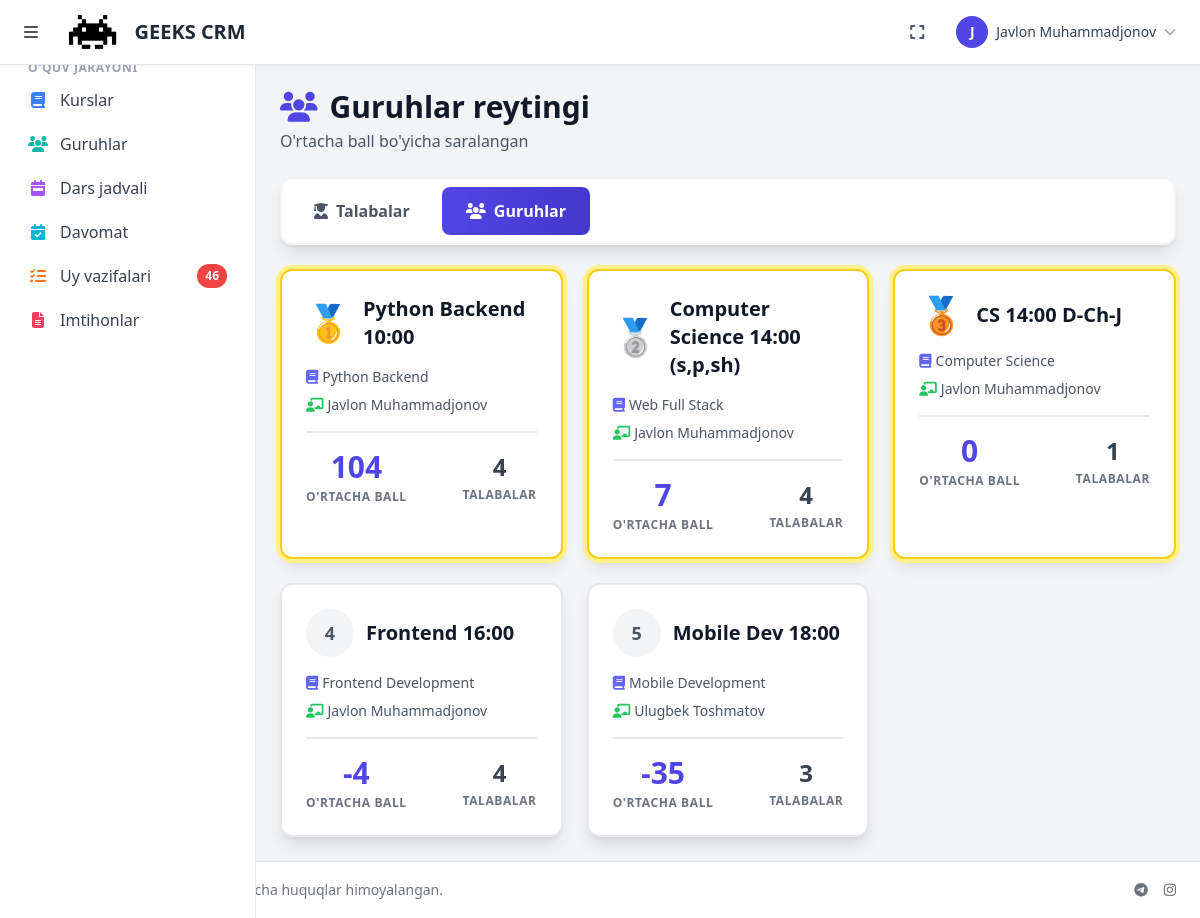
Before: /gamification/ranking/groups/ (signed in) with the older database file.
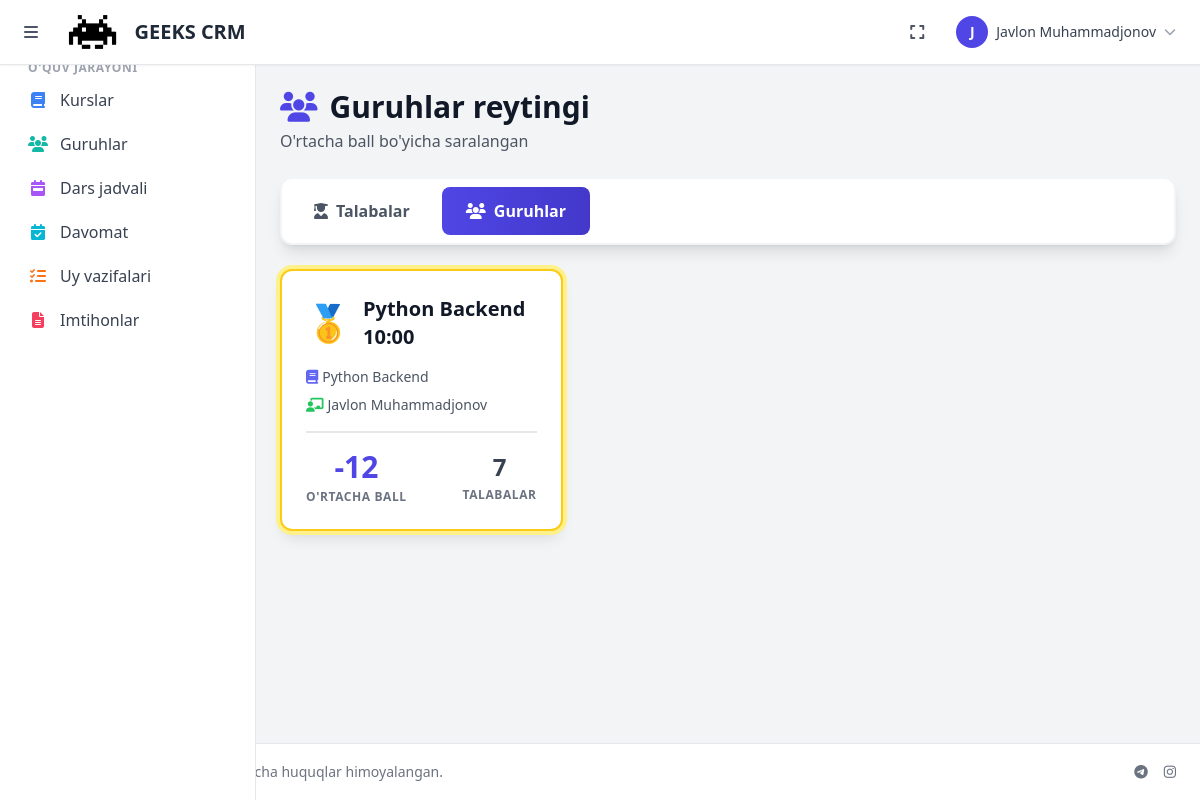
After: the same page with the newer database file.
### courses/models.py (models this page shows, shortened)
class Group(models.Model):
    SCHEDULE_CHOICES = [
        ('odd', 'Toq kunlar'),
        ('even', 'Juft kunlar'),
        ('daily', 'Har kuni'),
    ]
    course = models.ForeignKey(Course, on_delete=models.CASCADE, related_name='groups')
    name = models.CharField(max_length=200)
    mentor = models.ForeignKey(User, on_delete=models.SET_NULL, null=True, blank=True,
                              related_name='mentor_groups', limit_choices_to={'role': 'mentor'})
    room = models.ForeignKey(Room, on_delete=models.SET_NULL, null=True, blank=True, related_name='groups')
    students = models.ManyToManyField(User, related_name='student_groups', blank=True,
                                     limit_choices_to={'role': 'student'})
    schedule_type = models.CharField(max_length=10, choices=SCHEDULE_CHOICES, default='odd')
    start_time = models.TimeField()
    end_time = models.TimeField()
    capacity = models.IntegerField(default=20)
    is_active = models.BooleanField(default=True)
    created_at = models.DateTimeField(auto_now_add=True)
    updated_at = models.DateTimeField(auto_now=True)
    class Meta:
        verbose_name = 'Guruh'
        verbose_name_plural = 'Guruhlar'
        ordering = ['course', 'name']

class Course(models.Model):
    name = models.CharField(max_length=200)
    description = models.TextField(blank=True, null=True)
    branch = models.ForeignKey(Branch, on_delete=models.CASCADE, related_name='courses')
    duration_weeks = models.IntegerField(default=12)  # Haftalar soni
    price = models.DecimalField(max_digits=10, decimal_places=2, default=0.00)
    is_active = models.BooleanField(default=True)
    created_at = models.DateTimeField(auto_now_add=True)
    updated_at = models.DateTimeField(auto_now=True)
    class Meta:
        verbose_name = 'Kurs'
        verbose_name_plural = 'Kurslar'
        ordering = ['name']
        indexes = [
            models.Index(fields=['is_active', 'branch']),
        ]

### accounts/models.py (models this page shows, shortened)
class User(AbstractUser):
    ROLE_CHOICES = [
        ('admin', 'Administrator'),
        ('manager', 'Menejer'),
        ('mentor', 'Mentor'),
        ('student', "O'quvchi"),
        ('accountant', 'Buxgalter'),
        ('sales', 'Sotuvchi'),
        ('sales_manager', 'Sotuvchilar menejeri'),
    ]
    role = models.CharField(max_length=20, choices=ROLE_CHOICES, default='student', verbose_name='Rol')
    phone = models.CharField(max_length=20, blank=True, null=True, verbose_name='Telefon')
    telegram_id = models.BigIntegerField(blank=True, null=True, unique=True, verbose_name='Telegram ID')
    telegram_username = models.CharField(max_length=100, blank=True, null=True, verbose_name='Telegram username')
    avatar = models.ImageField(upload_to='avatars/', blank=True, null=True, verbose_name='Avatar')
    is_active = models.BooleanField(default=True, verbose_name='Faol')
    created_at = models.DateTimeField(auto_now_add=True, verbose_name='Yaratilgan sana')
    updated_at = models.DateTimeField(auto_now=True, verbose_name='Yangilangan sana')
    class Meta:
        verbose_name = 'Foydalanuvchi'
        verbose_name_plural = 'Foydalanuvchilar'
        ordering = ['-created_at']
        indexes = [
            models.Index(fields=['role', 'is_active']),
            models.Index(fields=['telegram_id']),
            models.Index(fields=['created_at']),
        ]
    def get_full_name(self):
        return f"{self.first_name} {self.last_name}"
    @property
    def is_admin(self):
        return self.role == 'admin' or self.is_superuser
    @property
    def is_mentor(self):
        return self.role == 'mentor'

### gamification/views.py (the view)
# urls.py: path('ranking/groups/', views.GroupsRankingView.as_view(), name='groups_ranking'),
class GroupsRankingView(LoginRequiredMixin, TemplateView):
    template_name = 'gamification/groups_ranking.html'
    def get_context_data(self, **kwargs):
        context = super().get_context_data(**kwargs)
        groups = Group.objects.filter(is_active=True).select_related('course', 'mentor')
        group_data = []
        for group in groups:
            avg_points = StudentPoints.objects.filter(group=group).aggregate(
                avg=Avg('total_points')
            )['avg'] or 0
            group_data.append({
                'group': group,
                'avg_points': avg_points,
                'student_count': group.students.count()
            })
        group_data.sort(key=lambda x: x['avg_points'], reverse=True)
        for i, data in enumerate(group_data):
            data['rank'] = i + 1
        context['group_data'] = group_data
        return context

### homework/context_processors.py (called while the page is built)
def homework_notifications(request):
    context = {}
    if request.user.is_authenticated:
        if request.user.is_mentor:
            submitted_count = Homework.objects.filter(
                lesson__group__mentor=request.user,
                is_submitted=True
            ).filter(
                grade__isnull=True
            ).count()
            context['submitted_homeworks_count'] = submitted_count
        elif request.user.is_student:
            pending_count = Homework.objects.filter(
                student=request.user,
                is_submitted=False
            ).count()
            context['pending_homeworks_count'] = pending_count
    return context

### templates/gamification/groups_ranking.html (shortened to what this page needs)
{% extends 'base.html' %}
{% load static %}
{% block content %}
<div class="space-y-6">
    <div class="flex flex-col sm:flex-row sm:items-center sm:justify-between gap-4">
        <div>
            <h1 class="text-2xl sm:text-3xl font-bold text-gray-900 flex items-center gap-3">
                <i class="fas fa-users text-indigo-600"></i>
                Guruhlar reytingi
            </h1>
            <p class="text-gray-600 mt-1">O'rtacha ball bo'yicha saralangan</p>
        </div>
    </div>
    <div class="bg-white rounded-xl shadow-lg p-2 border-2 border-gray-100 flex gap-2 overflow-x-auto">
        <a href="{% url 'gamification:student_ranking' %}"
           class="px-6 py-3 text-gray-600 hover:bg-gray-100 rounded-lg font-semibold flex items-center gap-2 whitespace-nowrap transition">
            <i class="fas fa-user-graduate"></i>
            <span>Talabalar</span>
        </a>
        <a href="{% url 'gamification:groups_ranking' %}"
           class="px-6 py-3 bg-gradient-to-r from-indigo-600 to-indigo-700 text-white rounded-lg font-semibold flex items-center gap-2 whitespace-nowrap">
            <i class="fas fa-users"></i>
            <span>Guruhlar</span>
        </a>
    </div>
    <div class="grid grid-cols-1 md:grid-cols-2 lg:grid-cols-3 gap-6">
        {% for data in group_data %}
        <div class="bg-white rounded-xl shadow-lg p-6 border-2 {% if data.rank <= 3 %}border-yellow-400 ring-4 ring-yellow-200{% else %}border-gray-200{% endif %} hover:shadow-xl transition transform hover:-translate-y-1">
            <div class="flex items-center justify-between mb-4">
                <div class="flex items-center gap-3">
                    {% if data.rank == 1 %}
                    <span class="text-4xl">🥇</span>
                    {% elif data.rank == 2 %}
                    <span class="text-4xl">🥈</span>
                    {% elif data.rank == 3 %}
                    <span class="text-4xl">🥉</span>
                    {% else %}
                    <span class="w-12 h-12 bg-gray-100 rounded-full flex items-center justify-center text-gray-600 font-bold text-lg">{{ data.rank }}</span>
                    {% endif %}
                    <h3 class="text-xl font-bold text-gray-900">{{ data.group.name }}</h3>
                </div>
            </div>
            <p class="text-sm text-gray-600 mb-2 flex items-center gap-1">
                <i class="fas fa-book text-indigo-500"></i>
                {{ data.group.course.name }}
            </p>
            <p class="text-sm text-gray-600 mb-4 flex items-center gap-1">
                <i class="fas fa-chalkboard-teacher text-green-500"></i>
                {{ data.group.mentor.get_full_name|default:"-" }}
            </p>
            <div class="flex items-center justify-between pt-4 border-t-2 border-gray-200">
                <div class="text-center">
                    <p class="text-3xl font-bold text-indigo-600">{{ data.avg_points|floatformat:0 }}</p>
                    <p class="text-xs text-gray-500 font-semibold uppercase tracking-wider mt-1">O'rtacha ball</p>
                </div>
                <div class="text-center">
                    <p class="text-2xl font-bold text-gray-700">{{ data.student_count }}</p>
                    <p class="text-xs text-gray-500 font-semibold uppercase tracking-wider mt-1">Talabalar</p>
                </div>
            </div>
        </div>
        {% empty %}
        <div class="col-span-full bg-white rounded-xl shadow-lg p-12 text-center border-2 border-gray-100">
            <i class="fas fa-users text-5xl text-gray-300 mb-3"></i>
            <p class="text-gray-500 font-medium">Guruhlar topilmadi</p>
        </div>
        {% endfor %}
    </div>
</div>
{% endblock %}

### templates/base.html (shortened to what the changed rows need)
{% load static %}
{% load humanize %}
{% load crud_tags %}
<!DOCTYPE html>
<html lang="uz">
<head>
    <script src="https://cdn.tailwindcss.com"></script>
    <link href="https://cdnjs.cloudflare.com/ajax/libs/font-awesome/6.5.1/css/all.min.css" rel="stylesheet">
</head>
<body class="bg-gray-100 min-h-screen flex flex-col">
    <div class="flex flex-1">
        {% if user.is_authenticated %}
        <aside id="sidebar" class="w-64 bg-white border-r border-gray-200 fixed inset-y-0 left-0 z-30 transform -translate-x-full lg:translate-x-0 transition-transform duration-200 pt-16 lg:pt-0">
            <nav class="p-4 space-y-1 overflow-y-auto h-full">
                {% if user.role == 'admin' or user.role == 'manager' or user.role == 'mentor' %}
                <a href="{% url 'homework:homework_list' %}" class="flex items-center gap-3 px-3 py-2 rounded-lg text-gray-700 hover:bg-gray-100 relative">
                    <i class="fas fa-tasks w-5 text-center text-orange-500"></i>
                    <span>Uy vazifalari</span>
                    {% if submitted_homeworks_count and submitted_homeworks_count > 0 %}
                    <span class="ml-auto bg-red-500 text-white text-xs font-bold px-2 py-1 rounded-full">{{ submitted_homeworks_count }}</span>
                    {% endif %}
                </a>
                {% endif %}
            </nav>
        </aside>
        {% endif %}
        <main id="mainContent" class="flex-1 p-4 sm:p-6 transition-all duration-200" style="min-height: 0;">
            {% block content %}{% endblock %}
        </main>
    </div>
</body>
</html>

Changed rows visible on the page:
removed Group: group.name "Computer Science 14:00 (s,p,sh)", group.course.name "Web Full Stack", group.mentor.get_full_name "Javlon Muhammadjonov", avg_points "7", student_count "4"
removed Group: group.name "CS 14:00 D-Ch-J", group.course.name "Computer Science", group.mentor.get_full_name "Javlon Muhammadjonov", avg_points "0", student_count "1"
removed Group: rank "4", group.name "Frontend 16:00", group.course.name "Frontend Development", group.mentor.get_full_name "Javlon Muhammadjonov", avg_points "-4", student_count "4"
removed Group: rank "5", group.name "Mobile Dev 18:00", group.course.name "Mobile Development", group.mentor.get_full_name "Ulugbek Toshmatov", avg_points "-35", student_count "3"
computed for Group "Python Backend 10:00": avg_points "104" → "-12"; student_count "4" → "7"
Other visible differences:
{{ submitted_homeworks_count }}: "46" → (not shown)
